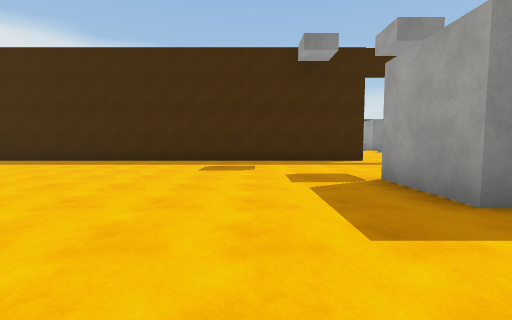
View 1 (above)

21 first-person views from a walk through a scene from a Unity 3-D project. The camera is 1.3 m above the floor, tilts 4° down and sees 90° across. The floor is counted in squares, 2.4 m on a side. Each view is taken from the middle of a square. On the plan, view 1 faces up. The plan holds only what a view shows up to about 9 squares ahead; the rest is blank. The player is left out. Surface patterns are stand-ins for the level's own textures.

View 2
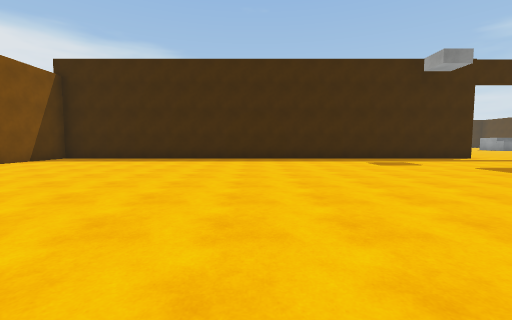

View 3
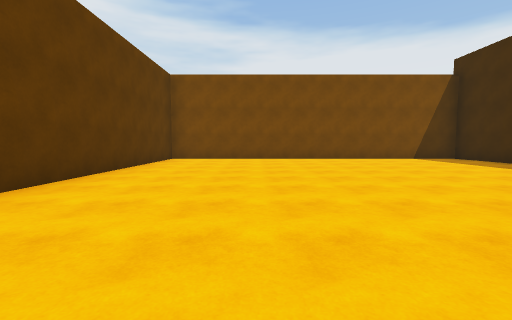

View 4
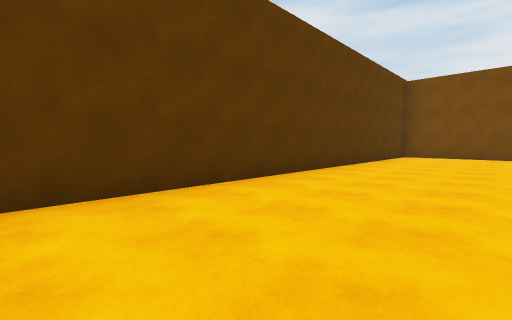

View 5
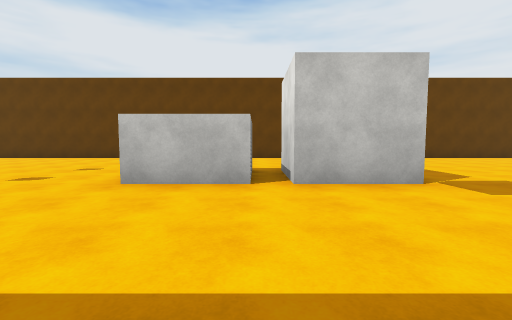

View 6
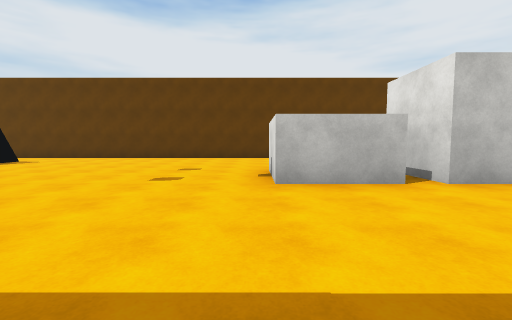

View 7
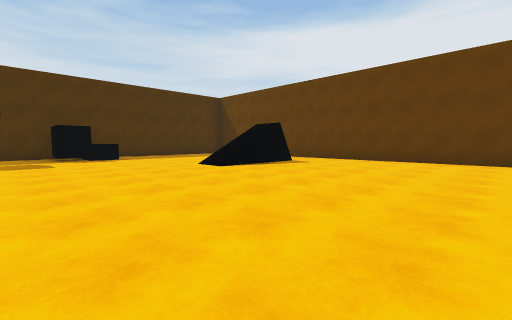

View 8
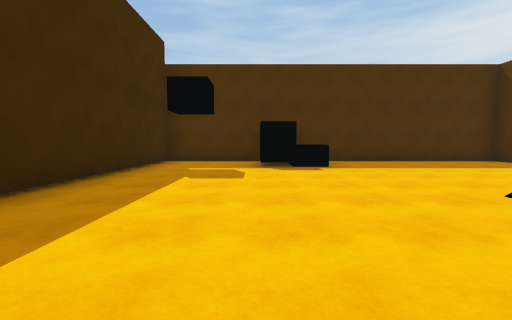

View 9
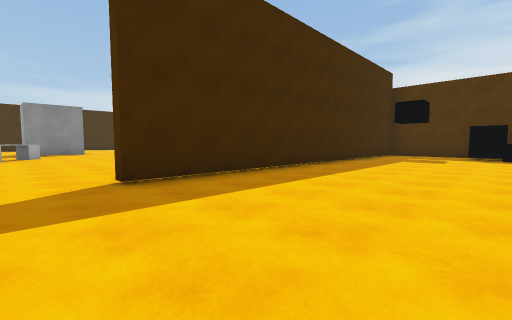

View 10
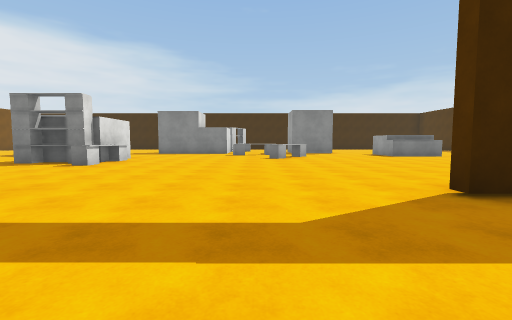

View 11
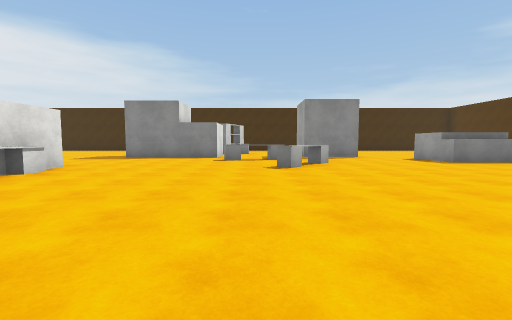

View 12
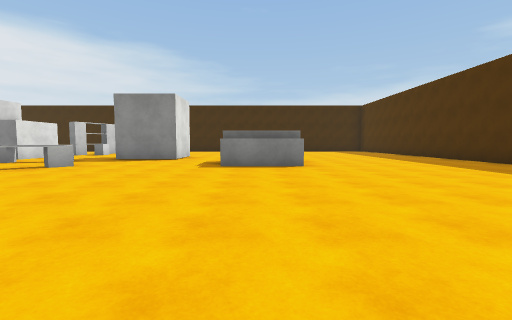

View 13
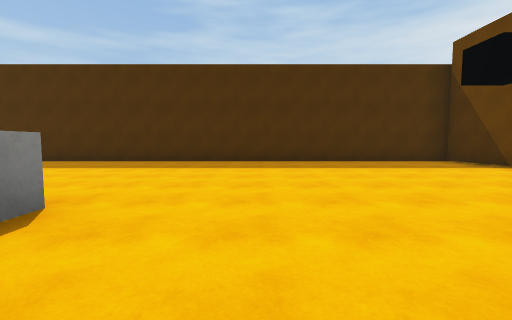

View 14
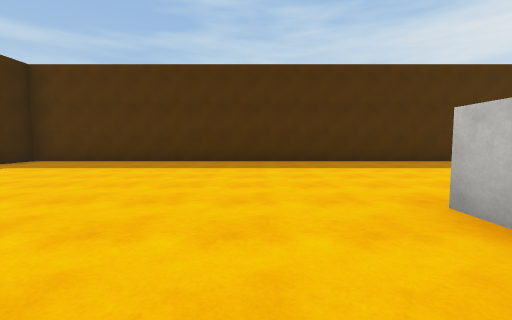

View 15
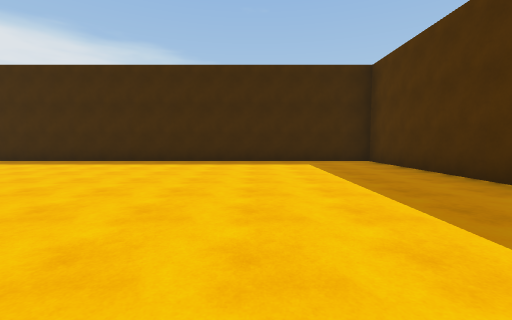

View 16
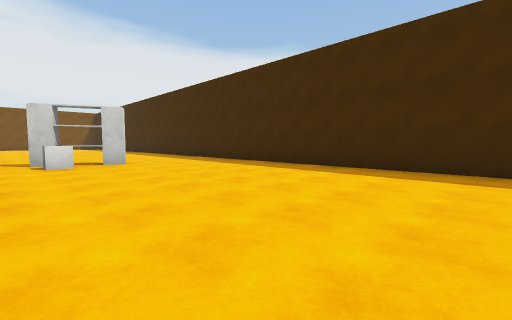

View 17
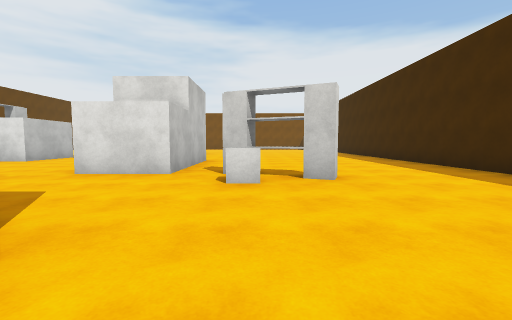

View 18
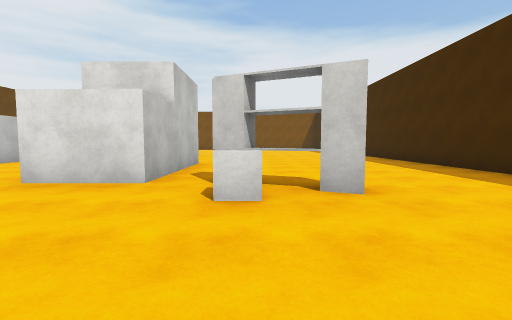

View 19
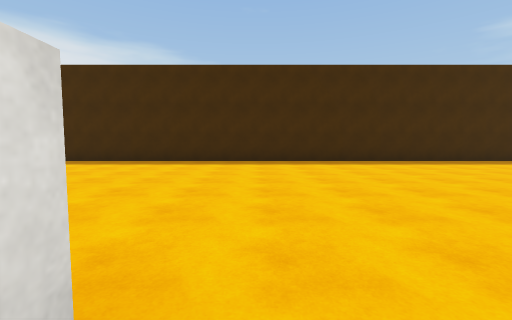

View 20
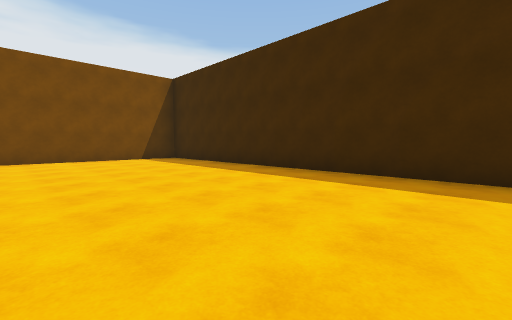

View 21
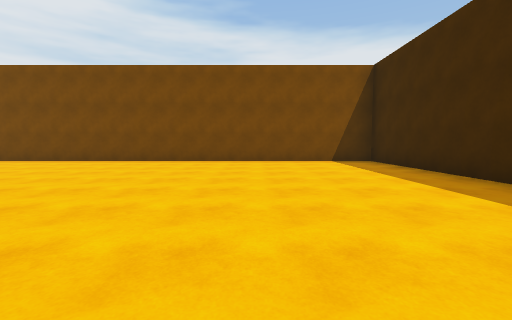

### Floor plan
Points are (right, up) in squares from view 1. A wall is a line through its corners. A room is listed if a view was taken in it or the views show most of it. See-through windows are left out.
Room 1 (views 1, 2, 3, 4)
walls: (1.8, 2) (1.8, 3.7) (3.5, 3.7); (3.1, -1.7) (4.6, -1.7); (3.2, 7.5) (-10.3, 7.5) (-10.3, -1.7) (0.1, -1.7)
ways out: opening at (3.7, 2.5) to room 2; gap at (4, 3) to room 2
Room 2 (views 5, 6, 7, 8, 9, 10, 11, 12, 13, 14, 15, 16, 17, 18, 19, 20, 21)
walls: (0, 13.5) (1.8, 13.5) (1.8, 12.6); (1.4, 18.5) (4.6, 18.5) (4.6, 16.9) (1.5, 16.9); (9.6, 18.1) (9.6, 16.9) (7.6, 16.9); (12.5, 16.4) (13.1, 16.4); (13.1, 14.7) (11.2, 14.7) (11.2, 16.5); (13.1, 15.2) (11.1, 15.2); (4, 3.7) (5.7, 3.7) (5.7, 2); (3.5, 3.7) (3.5, 2.1); (4.1, 2) (4.1, 3.2); (16.2, 7.7) (18.1, 7.7); (18.1, 7.5) (8, 7.5); (4.6, -1.7) (14.5, -1.7); (16.6, 3.4) (16.6, 4.9) (17.9, 4.9); (12.6, -0.1) (12.6, 0.5); (17.6, -1.7) (18.2, -1.7) (18.2, 24.3) (-10.3, 24.3) (-10.3, 13.6)
ways out: opening at (3.7, 2.5) to room 1; gap at (4, 3) to room 1
objects: other object (1, 12); other object (2, 11) to (2, 12); other object (5, 16) to (7, 16); other object (5, 20); other object (5, 21); other object (7, 14) to (8, 15)

Where each view was taken, in squares from view 1:
view 1: 0 up, 0 right, facing up
view 2: 1 down, 4 left, facing up
view 3: 1 up, 2 left, facing left
view 4: 1 up, 0 right, facing down-left
view 5: 7 up, 4 right, facing down
view 6: 7 up, 6 right, facing down
view 7: 6 up, 8 right, facing down-right
view 8: 5 up, 11 right, facing right
view 9: 4 up, 7 right, facing up-right
view 10: 5 up, 6 right, facing up
view 11: 8 up, 6 right, facing up
view 12: 9 up, 12 right, facing up
view 13: 13 up, 11 right, facing right
view 14: 18 up, 11 right, facing right
view 15: 17 up, 15 right, facing up
view 16: 19 up, 12 right, facing up-left
view 17: 20 up, 9 right, facing left
view 18: 20 up, 8 right, facing left
view 19: 17 up, 1 left, facing up
view 20: 20 up, 2 left, facing up-left
view 21: 21 up, 3 left, facing left
